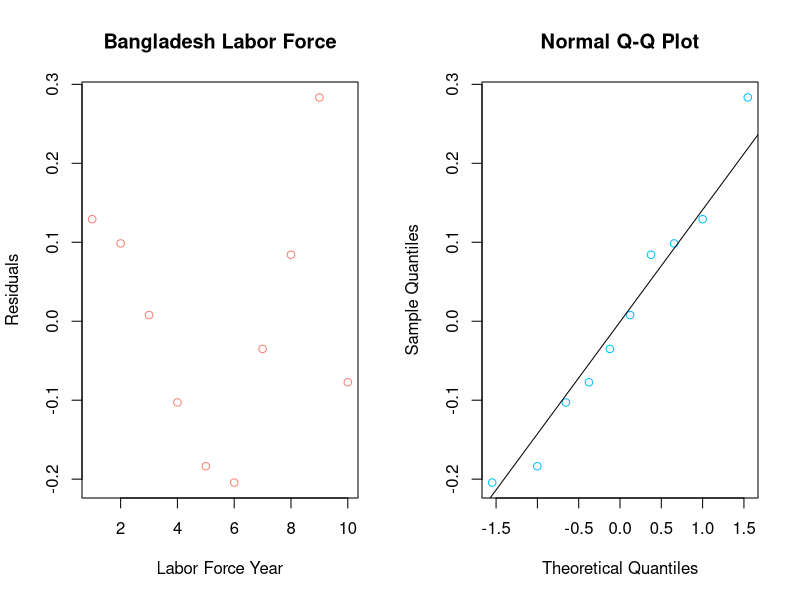

The R source for this figure:
#12.60
x<- c(1,2,3,4,5,6,7,8,9,10)
y<- c(66.49, 67.83, 69.11, 70.37, 71.66, 73.01, 74.55, 76.04, 77.61, 78.62)

fit<-lm(y~x)
summary(fit)
cor(x,y)

1.37073*13 + 64.99

res<- resid(fit)
par(mfrow=c(1,2))
plot(res, main = "Bangladesh Labor Force", ylab = "Residuals", xlab = "Labor Force Year", col = "salmon")
qqnorm(res, col = "deepskyblue") # A quantile normal plot - good for checking normality
qqline(res)

